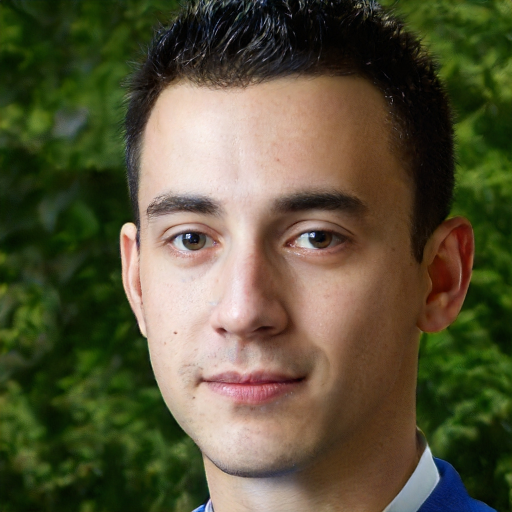
#> input picture pic.jpg, 1024 x 1024 px (shown at 1/2 size)
$ python -i main.py   (imports and definitions only)
#> lines starting #> are read from the running program, lines starting #| are printed output that depends on the picture
import cv2
import numpy as np
import mediapipe as mp
import sys
import tkinter as tk
from tkinter import filedialog


def get_landmark_points(src_image):
    with mp_face_mesh.FaceMesh(
            static_image_mode=True,
            max_num_faces=1,
            refine_landmarks=True,
            min_detection_confidence=0.5) as face_mesh:
        results = face_mesh.process(cv2.cvtColor(src_image, cv2.COLOR_BGR2RGB))
        if not results.multi_face_landmarks:
            return None
        if len(results.multi_face_landmarks) > 1:
            sys.exit("There are too much face landmarks")

        src_face_landmark = results.multi_face_landmarks[0].landmark
        landmark_points = []
        for i in range(468):
            y = int(src_face_landmark[i].y * src_image.shape[0])
            x = int(src_face_landmark[i].x * src_image.shape[1])
            landmark_points.append((x, y))

        return landmark_points


# [90 lines left out: functions extract_index_nparray, get_triangles, triangulation, warp_triangle, add_piece_of_new_face, swap_new_face, not called in this run]


def set_src_image(image):
    global src_image, src_image_gray, src_mask, src_landmark_points, src_np_points, src_convexHull, indexes_triangles
    src_image = image
    src_image_gray = cv2.cvtColor(src_image, cv2.COLOR_BGR2GRAY)
    src_mask = np.zeros_like(src_image_gray)

    src_landmark_points = get_landmark_points(src_image)
    src_np_points = np.array(src_landmark_points)
    src_convexHull = cv2.convexHull(src_np_points)
    cv2.fillConvexPoly(src_mask, src_convexHull, 255)

    indexes_triangles = get_triangles(convexhull=src_convexHull,
                                                  landmarks_points=src_landmark_points,
                                                  np_points=src_np_points)

# [102 lines not run here, left out]

>>> import cv2
>>> picture = cv2.imread('pic.jpg')
#> picture is the input picture: shape (1024, 1024, 3); mean B, G, R 57.5, 84.1, 88.6
>>> result = set_src_image(picture)
#> in set_src_image, `src_image_gray = cv2.cvtColor(src_image, cv2.COLOR_BGR2GRAY)`:
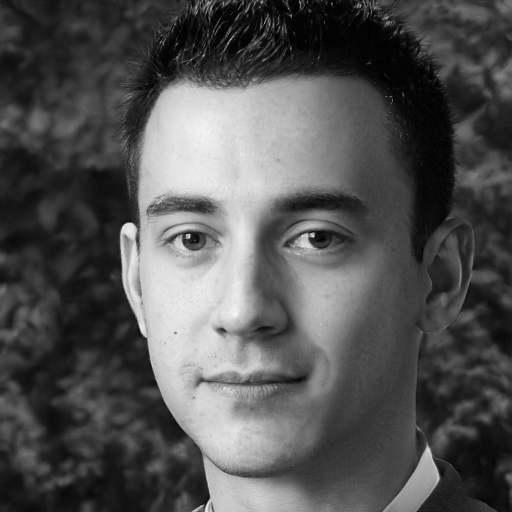
#> src_image_gray: shape (1024, 1024) (shown at 1/2 size); min 0, max 253, mean 82.4
#> (the run stopped early here; a loop or call above may not have finished)
